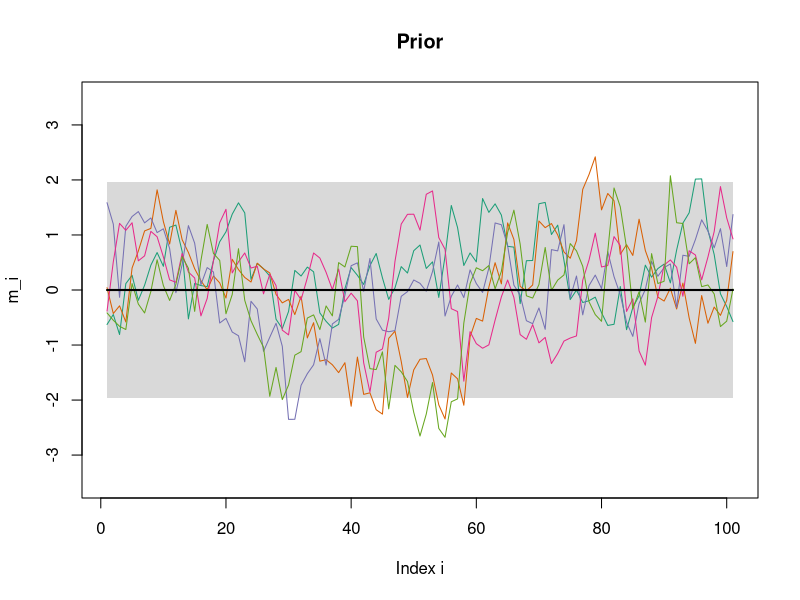
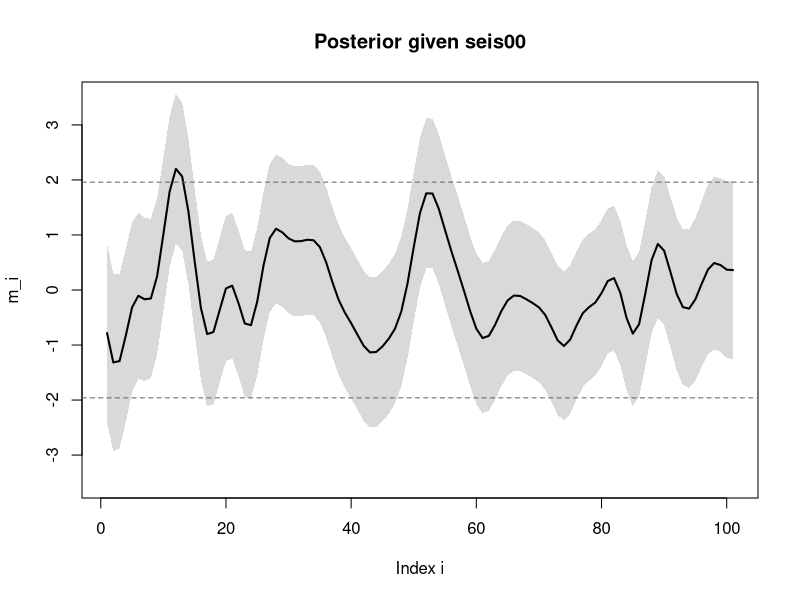
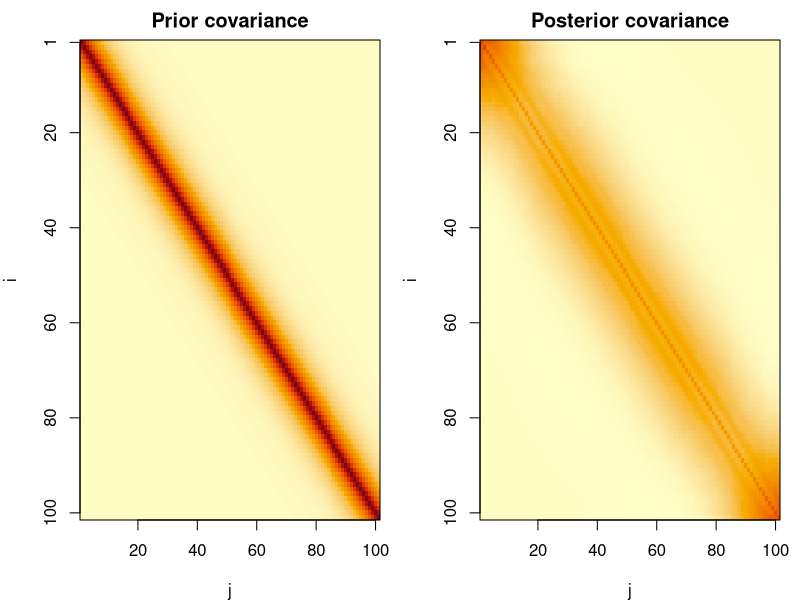
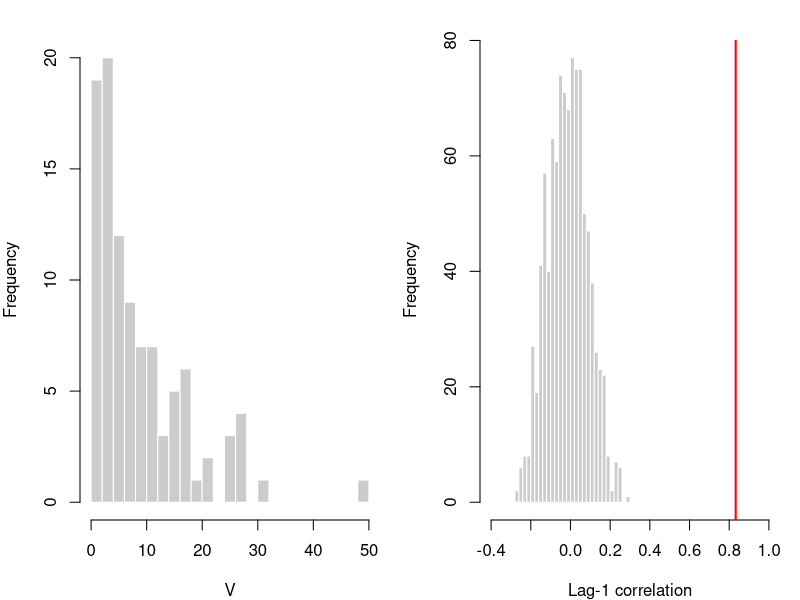
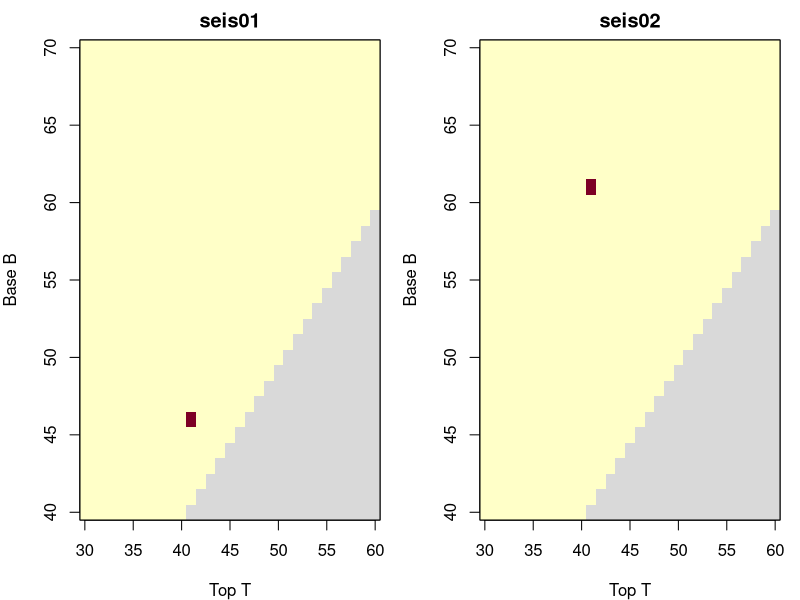
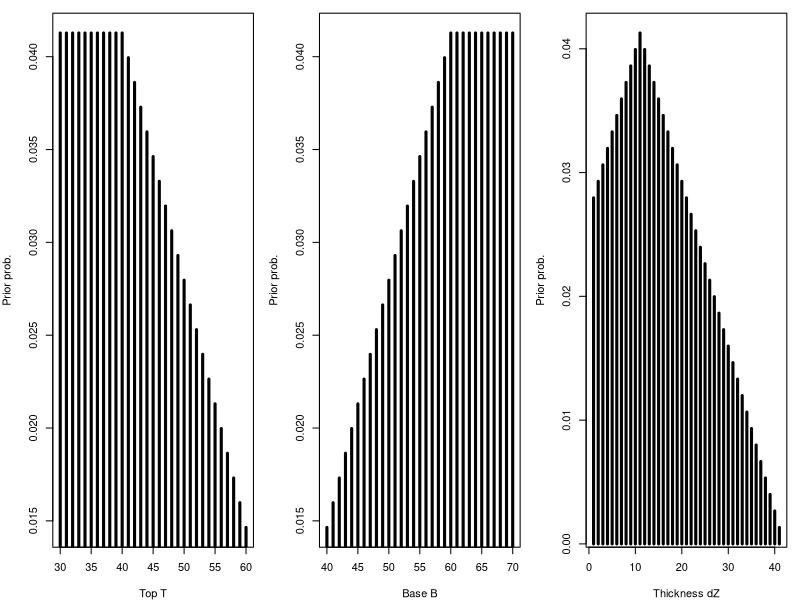
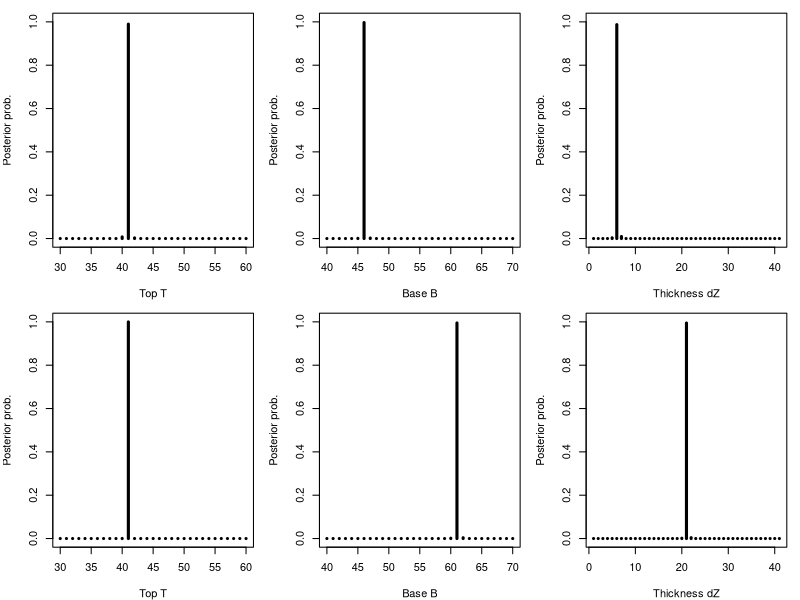
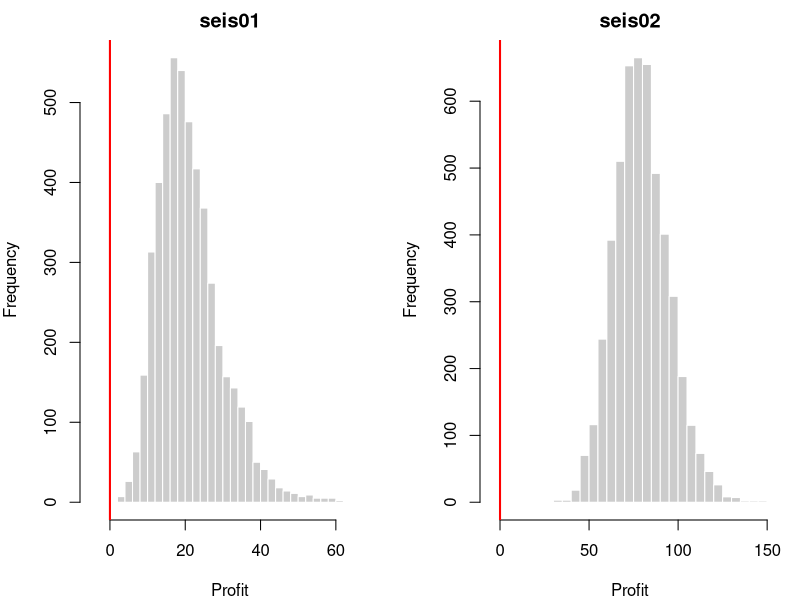

The R source for these figures, in order:
## ---- chunk 1
knitr::opts_chunk$set(echo = FALSE, message = FALSE, warning = FALSE,
                      fig.align = "center", fig.width = 7.5, fig.height = 3.6,
                      out.width = "95%", fig.pos = "H")
## ---- chunk 2
A  <- as.matrix(read.table("data/A.txt"))   # forward operator (n x n)
dimnames(A) <- NULL
d0 <- scan("data/seis00.txt", quiet = TRUE)
d1 <- scan("data/seis01.txt", quiet = TRUE)
d2 <- scan("data/seis02.txt", quiet = TRUE)
n  <- nrow(A)
z  <- 1:n
## ---- chunk 3
# Prior covariance: exponential correlation function
exp_cov <- function(n, sigma2, ell) {
  D <- abs(outer(1:n, 1:n, "-"))           # matrix of |i - j|
  sigma2 * exp(-3 * D / ell)
}

# Posterior of m | d for d = A m + eps (Gaussian conditioning)
gauss_posterior <- function(d, A, mu, Sigma, sigma2_eps) {
  Sigma_d <- A %*% Sigma %*% t(A) + sigma2_eps * diag(nrow(A))   # Cov(d)
  K       <- Sigma %*% t(A) %*% solve(Sigma_d)                   # Cov(m,d) Cov(d)^-1
  mu_post <- drop(mu + K %*% (d - A %*% mu))
  S_post  <- Sigma - K %*% A %*% Sigma
  S_post  <- (S_post + t(S_post)) / 2      # make exactly symmetric (rounding)
  list(mean = mu_post, cov = S_post)
}

# Simulate B draws from N(mu, S): m = mu + L x, L L^T = S, x ~ N(0, I)
rmvn <- function(B, mu, S) {
  L <- t(chol(S + 1e-10 * diag(length(mu))))   # lower Cholesky factor (tiny jitter)
  X <- matrix(rnorm(length(mu) * B), length(mu), B)
  t(mu + L %*% X)                               # one draw per row
}

# Mean with pointwise 95% credibility band (and optional realisations)
band_plot <- function(mean, sd, main, ylim, sims = NULL) {
  lo <- mean - 1.96 * sd
  hi <- mean + 1.96 * sd
  plot(z, mean, type = "n", ylim = ylim, xlab = "Index i", ylab = "m_i", main = main)
  polygon(c(z, rev(z)), c(lo, rev(hi)), col = "grey85", border = NA)
  if (!is.null(sims)) matlines(z, t(sims), lty = 1, lwd = 1,
                               col = c("#1b9e77", "#d95f02", "#7570b3", "#e7298a", "#66a61e"))
  lines(z, mean, lwd = 2)
}
## ---- chunk 4
mu <- 0; sigma2_m <- 1; ell <- 20; sigma2_eps <- 0.04
mu_m    <- rep(mu, n)
Sigma_m <- exp_cov(n, sigma2_m, ell)

set.seed(1)
prior_sims <- rmvn(5, mu_m, Sigma_m)
band_plot(mu_m, sqrt(diag(Sigma_m)), "Prior", ylim = c(-3.5, 3.5), sims = prior_sims)
## ---- chunk 5
post0 <- gauss_posterior(d0, A, mu_m, Sigma_m, sigma2_eps)
sd0   <- sqrt(diag(post0$cov))
band_plot(post0$mean, sd0, "Posterior given seis00", ylim = c(-3.5, 3.5))
abline(h = c(-1.96, 1.96), lty = 2, col = "grey40")
## ---- chunk 6
cov_image <- function(S, main, zlim) {
  image(z, z, t(S)[, n:1], zlim = zlim, col = hcl.colors(64, "YlOrRd", rev = TRUE),
        xlab = "j", ylab = "i", main = main, axes = FALSE, useRaster = TRUE)
  axis(1); axis(2, at = n + 1 - c(1, 20, 40, 60, 80, 100), labels = c(1, 20, 40, 60, 80, 100))
  box()
}
zl <- range(Sigma_m, post0$cov)
par(mfrow = c(1, 2), mar = c(4, 4, 2, 1))
cov_image(Sigma_m, "Prior covariance", zl)
cov_image(post0$cov, "Posterior covariance", zl)
## ---- chunk 7
sd_range <- range(sd0)
A_one    <- max(abs(A %*% rep(1, n)))      # A applied to a constant vector
## ---- chunk 8
c_lev <- -1
h_V   <- function(m, c = c_lev) sum((c - m) * (m < c))   # exceedance volume

B <- 100
set.seed(2)
post_sims <- rmvn(B, post0$mean, post0$cov)
V <- apply(post_sims, 1, h_V)                              # one V per posterior draw

V_summary <- c(mean = mean(V), median = median(V), sd = sd(V))
knitr::kable(t(round(V_summary, 2)), caption = "Posterior summaries of $V$ ($B=100$).")
## ---- chunk 9
hist(V, breaks = 20, col = "grey80", border = "white", main = "", xlab = "V")
## ---- chunk 10
Vs  <- sort(V)                                      # order statistics
P10 <- Vs[10]
P90 <- Vs[90]

# N = number of samples below the true P10 ~ Bin(B, 0.1)
# V_(r) <= P10 < V_(s)  <=>  r <= N <= s - 1
r <- qbinom(0.025, B, 0.1)
s <- qbinom(0.975, B, 0.1) + 1
coverage <- pbinom(s - 1, B, 0.1) - pbinom(r - 1, B, 0.1)
## ---- chunk 11
lag1 <- function(x) cor(x[-1], x[-length(x)])   # lag-1 correlation

rho_obs <- lag1(d0)
set.seed(4)
rho_perm <- replicate(1000, lag1(sample(d0)))    # sample() gives a random permutation
n_extreme <- sum(abs(rho_perm) >= abs(rho_obs))

hist(rho_perm, breaks = 30, col = "grey80", border = "white", main = "",
     xlab = "Lag-1 correlation", xlim = c(-0.4, 1))
abline(v = rho_obs, col = "red", lwd = 2)
## ---- chunk 12
dmu <- 5
G   <- subset(expand.grid(T = 30:60, B = 40:70), T <= B)    # admissible (T, B)
G$dZ <- G$B - G$T + 1                                       # thickness

# Prior mean for a zone from T to B (T = NA: no zone)
mu_TB <- function(T, B) {
  m <- rep(mu, n)
  if (!is.na(T)) m[T:B] <- mu - dmu
  m
}

Sigma_d <- A %*% Sigma_m %*% t(A) + sigma2_eps * diag(n)
L_d     <- t(chol(Sigma_d))                                 # Sigma_d = L_d L_d^T

# log p(d | mean) up to a constant common to all models
loglik <- function(d, mean_m) {
  r <- forwardsolve(L_d, d - A %*% mean_m)                  # L_d^-1 (d - A mu)
  -0.5 * sum(r^2)
}

log_sum_exp <- function(x) max(x) + log(sum(exp(x - max(x))))

zone_posterior <- function(d) {
  ll <- sapply(seq_len(nrow(G)), function(k) loglik(d, mu_TB(G$T[k], G$B[k])))
  list(ll = ll, post = exp(ll - log_sum_exp(ll)))           # uniform prior cancels
}

zp1 <- zone_posterior(d1)
zp2 <- zone_posterior(d2)
## ---- chunk 13
heat <- function(post, main) {
  M <- matrix(NA, 31, 31, dimnames = list(30:60, 40:70))
  M[cbind(G$T - 29, G$B - 39)] <- post
  image(30:60, 40:70, M, col = hcl.colors(64, "YlOrRd", rev = TRUE),
        xlab = "Top T", ylab = "Base B", main = main)
  image(30:60, 40:70, ifelse(is.na(M), 1, NA), col = "grey85", add = TRUE)
  box()
}
par(mfrow = c(1, 2), mar = c(4, 4, 2, 1))
heat(zp1$post, "seis01")
heat(zp2$post, "seis02")
## ---- chunk 14
marg <- function(w, v, levels) sapply(levels, function(x) sum(w[v == x]))
prior_G <- rep(1 / nrow(G), nrow(G))
par(mfrow = c(1, 3), mar = c(4, 4, 1, 1))
plot(30:60, marg(prior_G, G$T,  30:60), type = "h", lwd = 3, xlab = "Top T",  ylab = "Prior prob.")
plot(40:70, marg(prior_G, G$B,  40:70), type = "h", lwd = 3, xlab = "Base B", ylab = "Prior prob.")
plot(1:41,  marg(prior_G, G$dZ, 1:41),  type = "h", lwd = 3, xlab = "Thickness dZ", ylab = "Prior prob.")
## ---- chunk 15
par(mfrow = c(2, 3), mar = c(4, 4, 1, 1))
for (zp in list(zp1, zp2)) {
  plot(30:60, marg(zp$post, G$T,  30:60), type = "h", lwd = 3, ylim = c(0, 1), xlab = "Top T",  ylab = "Posterior prob.")
  plot(40:70, marg(zp$post, G$B,  40:70), type = "h", lwd = 3, ylim = c(0, 1), xlab = "Base B", ylab = "Posterior prob.")
  plot(1:41,  marg(zp$post, G$dZ, 1:41),  type = "h", lwd = 3, ylim = c(0, 1), xlab = "Thickness dZ", ylab = "Posterior prob.")
}
## ---- chunk 16
summ <- function(post) {
  k <- which.max(post)
  c(T = G$T[k], B = G$B[k], dZ = G$dZ[k], prob = post[k], E_dZ = sum(post * G$dZ))
}
tab2a <- rbind(seis01 = summ(zp1$post), seis02 = summ(zp2$post))
knitr::kable(tab2a, digits = c(0, 0, 0, 3, 2),
             col.names = c("T", "B", "dZ", "posterior prob.", "E(dZ | d)"),
             caption = "Posterior mode of $(T,B)$, its probability, and posterior mean thickness.")
## ---- chunk 17
p0 <- 1 / 2
post_zero <- function(zp, d) {
  l0 <- log(p0)     + loglik(d, mu_TB(NA, NA))
  lz <- log(1 - p0) + log_sum_exp(zp$ll) - log(nrow(G))
  exp(l0 - log_sum_exp(c(l0, lz)))
}
pz <- c(seis01 = post_zero(zp1, d1), seis02 = post_zero(zp2, d2))
## ---- chunk 18
a <- 1; b <- 10; B_mc <- 5000
K_gain <- Sigma_m %*% t(A) %*% solve(Sigma_d)
L_post <- t(chol(post0$cov + 1e-10 * diag(n)))             # same posterior covariance as 1c

sim_V <- function(zp, d, pz0) {
  w   <- c(pz0, (1 - pz0) * zp$post)                       # no zone + all (T, B)
  Tm  <- c(NA, G$T); Bm <- c(NA, G$B)
  idx <- sample(length(w), B_mc, replace = TRUE, prob = w)
  sapply(idx, function(k) {
    mu_k <- mu_TB(Tm[k], Bm[k])
    m    <- mu_k + K_gain %*% (d - A %*% mu_k) + L_post %*% rnorm(n)
    h_V(m)
  })
}
set.seed(5)
V1 <- sim_V(zp1, d1, pz[1])
V2 <- sim_V(zp2, d2, pz[2])
profit <- list(seis01 = a * V1 - b, seis02 = a * V2 - b)

tab2c <- t(sapply(profit, function(x)
  c(EV = mean(x + b) / a, E_profit = mean(x), P_loss = mean(x < 0),
    P10 = unname(quantile(x, 0.1)), P50 = median(x), P90 = unname(quantile(x, 0.9)))))
knitr::kable(tab2c, digits = 2,
             col.names = c("E(V|d)", "E(profit|d)", "P(profit<0|d)", "P10", "P50", "P90"),
             caption = "Posterior summaries of $V$ and the profit $aV-b$ (5000 simulations).")
## ---- chunk 19
par(mfrow = c(1, 2), mar = c(4, 4, 2, 1))
for (nm in names(profit)) {
  hist(profit[[nm]], breaks = 30, col = "grey80", border = "white", main = nm,
       xlab = "Profit", xlim = range(-5, profit[[nm]]))
  abline(v = 0, col = "red", lwd = 2)
}
